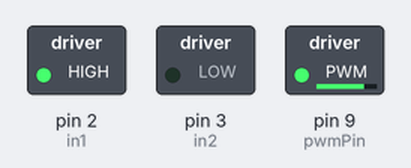
Bench run of a sketch on a simulated Arduino Uno, built with avr-gcc and run on an emulated ATmega328P. Parts: switched loads named in the sketch (green lamp = pin HIGH).

Above: at 0.1 s.
Timing chart, 0 to 1.6 s (numbered marks = the images above):
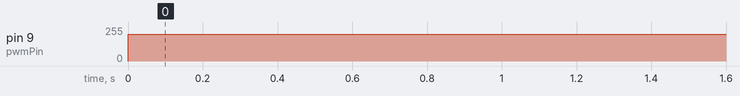

Measured:
- by itself, pin 9 (pwmPin): 0/255 → 200/255 at 0.00 s

The sketch:

tabel1.ino
```cpp
int pwmPin = 9;
int in1 = 2;
int in2 = 3;

void setup() {
  pinMode(pwmPin, OUTPUT);
  pinMode(in1, OUTPUT);
  pinMode(in2, OUTPUT);

  digitalWrite(in1, HIGH);  // Motor direction
  digitalWrite(in2, LOW);
}

void loop() {
  analogWrite(pwmPin, 200);   // 0–255 speed
}
```
